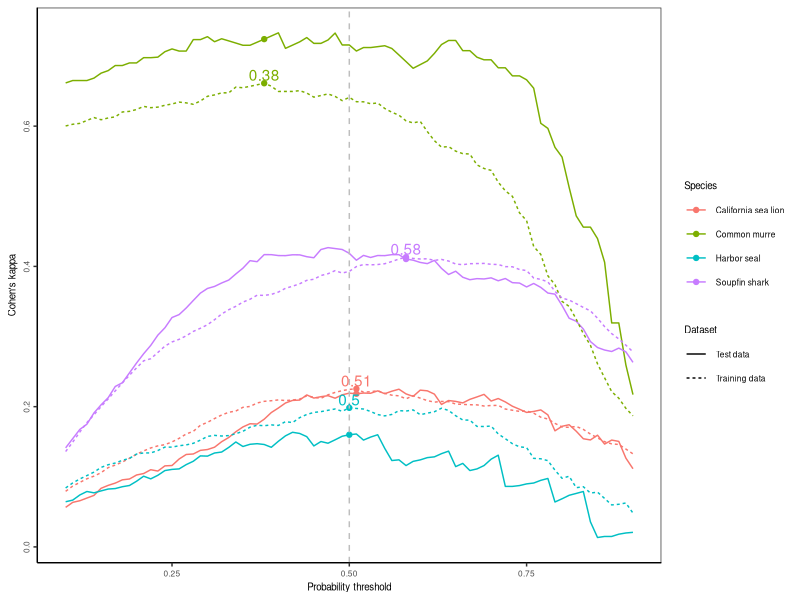

Write R code to recreate this figure. (Note: this script raises an error after producing the figure.)

# clean working environment
rm(list = ls())

# read in packages
library(tidyverse)

# read csv
kappa_orig <- read_csv("model_result/threshold_kappa.csv")

# Format original data
kappa <- kappa_orig %>%
  rename(Threshold = .threshold,
         Kappa = .estimate,
         Species = species,
         Dataset = type) %>%
  select(-.metric, -.estimator) %>%
  mutate(Dataset = ifelse(Dataset == "training data", "Training data", "Test data"))

# select max kappa value

max_kappa_training <- kappa %>%
  filter(Dataset== "Training data") %>%
  group_by(Species) %>%
  filter(Kappa == max(Kappa))

max_kappa_test <- kappa %>%
  filter(Dataset == "Test data") %>%
  filter(Species == "California sea lion"&Threshold == 0.51|Species == "Harbor seal"&Threshold == 0.50|Species == "Soupfin shark"&Threshold == 0.58|Species == "Common murre"&Threshold == 0.38)

max_kappa_final <- bind_rows(max_kappa_training, max_kappa_test)



# Base theme
base_theme <-  theme(axis.text=element_text(size=6),
                     axis.text.y = element_text(angle = 90, hjust = 0.5),
                     axis.title=element_text(size=7),
                     legend.text=element_text(size=6),
                     legend.title=element_text(size=7),
                     strip.text=element_text(size=7),
                     plot.tag=element_text(size=8),
                     # Gridlines
                     panel.grid.major = element_blank(), 
                     panel.grid.minor = element_blank(),
                     panel.background = element_blank(), 
                     axis.line = element_line(colour = "black"),
                     # Legend
                     legend.background = element_rect(fill=alpha('blue', 0)))





# make figure

g <- ggplot(data = kappa, aes(x = Threshold, y = Kappa, color = Species)) +
  geom_line(aes(linetype = Dataset)) +
  geom_point(data = max_kappa_final, aes(x = Threshold, y = Kappa, color = Species)) +
  geom_vline(xintercept = 0.5, linetype = "dashed", color = "grey") +
  geom_text(data = max_kappa_final %>% filter(Dataset == "Training data"), 
            aes(x = Threshold, y = Kappa, color = Species, label = Threshold), 
            vjust = -0.2,
            show.legend = FALSE) +
  labs(x = "Probability threshold", y = "Cohen's kappa") +
  theme_bw() + base_theme

g

plotdir <- "figures"

ggsave(g, filename=file.path(plotdir, "FigS14_rf_threshold_selection_kappa.png"),
       width=5.5, height=4, units="in", dpi=600)




